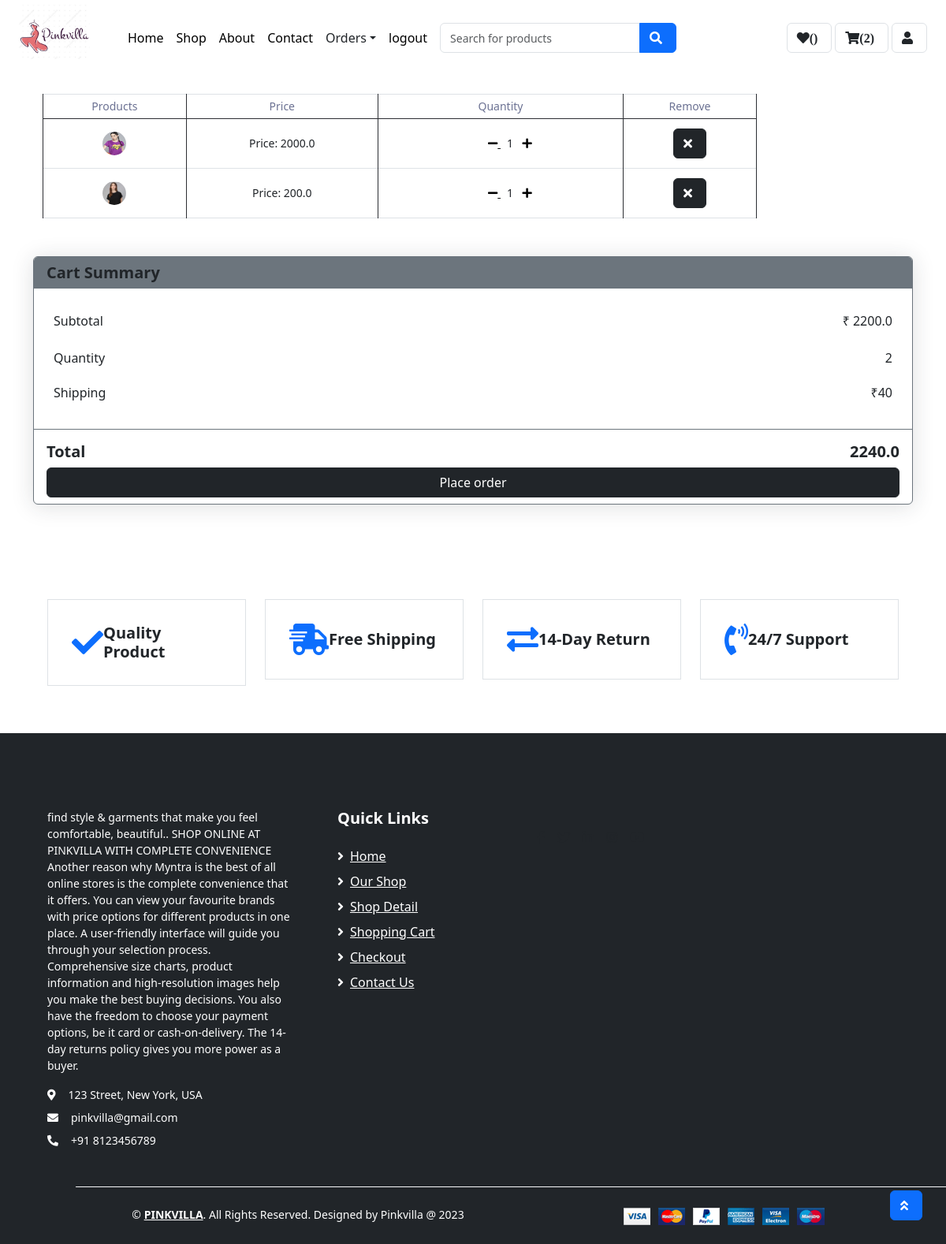
The page /show-cart (signed in) on the database as committed earlier.
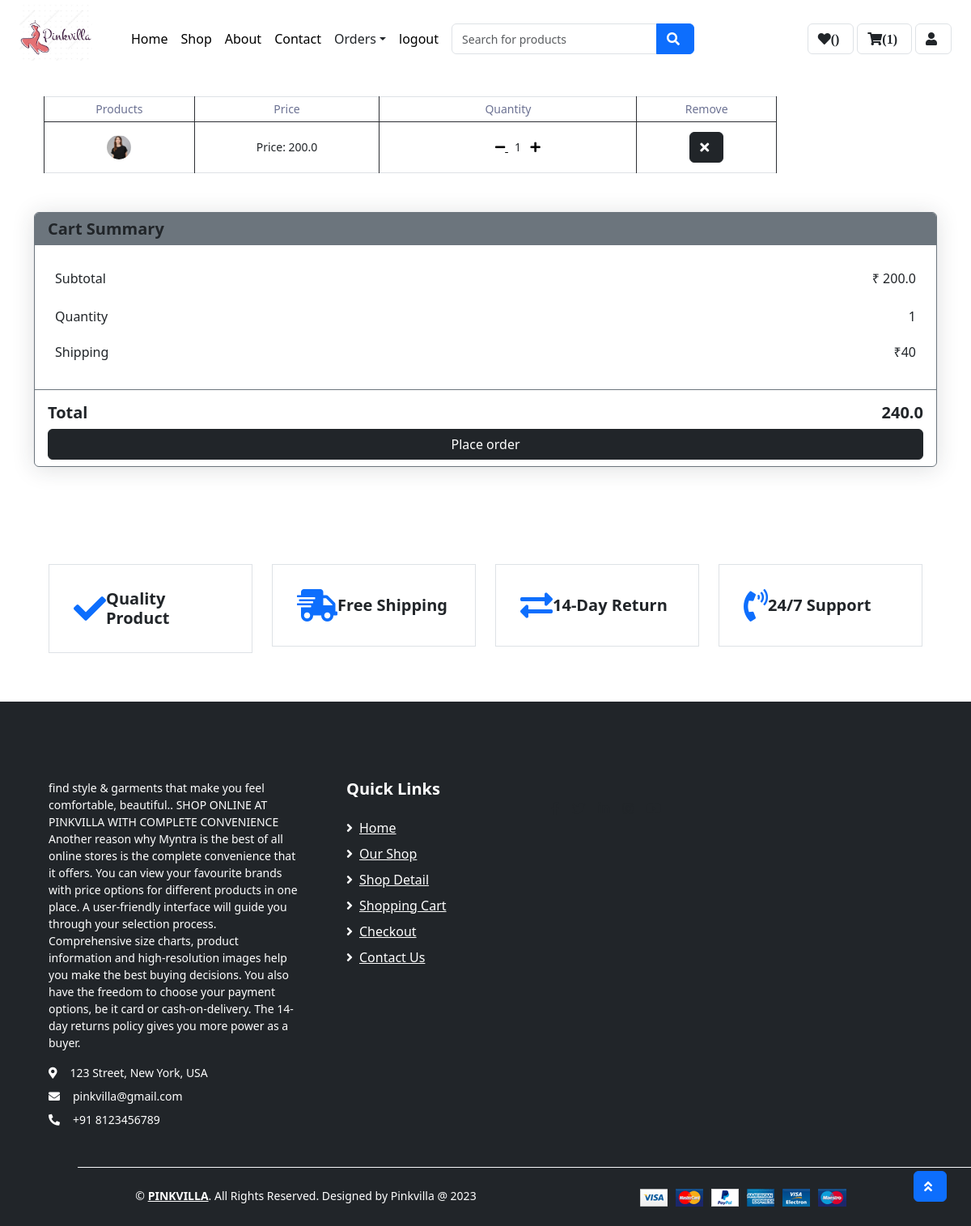
The same page on the database as committed later.
### app1/models.py (models this page shows, shortened)
class Cart(models.Model):
    username = models.ForeignKey(custom_user,on_delete=models.CASCADE)
    variant = models.ForeignKey(Variant,on_delete=models.CASCADE)
    coupon = models.ForeignKey(Coupon, on_delete=models.SET_NULL,null=True,blank= True)
    discount_price= models.DecimalField(max_digits=10,decimal_places=2,default=0)
    quantity = models.PositiveIntegerField(default=1)

class Variant(models.Model):
    id = models.AutoField(primary_key=True)
    variant = models.CharField(max_length=100,blank= True,null= True)
    Product = models.ForeignKey(Product,on_delete=models.CASCADE)
    Color = models.ForeignKey(Color,on_delete=models.CASCADE)
    Size = models.ForeignKey(Size,on_delete=models.CASCADE)
    quantity = models.IntegerField(default=1)
    price = models.FloatField(default=0)
    image1 = models.ImageField(blank=True, upload_to='images/')
    image2 = models.ImageField(blank=True, upload_to='images/')
    image3 = models.ImageField(blank=True, upload_to='images/')
    image4 = models.ImageField(blank=True, upload_to='images/')

### app1/views.py (the view)
# urls.py: path('show-cart', views.show_cart, name='show-cart'),
def show_cart(request):
  username=custom_user.objects.get(username=request.session["username"])
  cart = Cart.objects.filter(username = username)
  cart_count = Cart.objects.filter(username = username).count()
  amount = 0
  quantityobj=0
  for i in cart:
      value = i.quantity * i.variant.price
      amount = amount + value
      total = amount +40
      quantityobj +=i.quantity
  return render (request,'addtocart.html',{'cart': cart,'total':total,'amount':amount,
                                           'quantityobj':quantityobj,"cart_count":cart_count})

### app1/templates/addtocart.html (shortened to what this page needs)
{% extends 'product_detail.html' %}
{% load static %}
{% block main-content %}
<div class="container mr-8 mt-4">
    <div class="col-lg-10  mb-5">
        <table class="table table-bordered text-center mb-2" >
            <thead class="bg-secondary text-dark">
                <tr>
                    <th>Products</th>
                    <th>Price</th>
                    <th>Quantity</th>
                    <th>Remove</th>
                </tr>
            </thead>
            <tbody class="align-middle">
                {% for item in cart %}
                <tr>
                    <td class="align-middle">
                        <img src="{{ item.variant.image1.url }}" alt="" class="img-fluid">
                    </td>
                    <td class="align-middle">
                        <p class="card-text">Price: {{ item.variant.price }}</p>
                    </td>
                    <td class="align-middle">
                            <div class="p-3 ml-4 align-middle">
                                <a href="{% url 'cart_dec' item.id %}" class="mr-2" style="color: black;">
                                    <i class="fa fa-minus"></i>
                                </a>
                            {{item.quantity}}
                                <a href="{% url 'cart_inc' item.id %}" class="ml-2" style="color: black;">
                                    <i class="fa fa-plus"></i>
                                </a>
                            </div>
                    </td>
                    <td class="align-middle">
                        <a href="{% url 'cart_remove' item.id %}" class="btn btn-dark" onclick="return confirm('Do you want to remove this product from the cart?');">
                            <i class="fa fa-times"></i>
                        </a>
                    </td>
                </tr>
                {% endfor %}
            </tbody>
        </table>
    </div>
</div>
    <div class="container pt-0 sm-0">
    <div class="card border-secondary col- sm-2">
         <div class="card-header bg-secondary border-0">
            <h5 class="font-weight-semi-bold m-0">Cart Summary</h5>
         </div>
        <div class="card-body">
            <div class="d-flex justify-content-between mb-3 pt-1">
                <h6 class="font-weight-medium">Subtotal</h6>
                <h6 class="font-weight-medium">₹ {{amount}}</h6>
            </div>
            <div class="d-flex justify-content-between mb-3 pt-1">
                <h6 class="font-weight-medium">Quantity</h6>
                <h6 class="font-weight-medium">{{quantityobj}}</h6>
            </div>
            <div class="d-flex justify-content-between">
                <h6 class="font-weight-medium">Shipping</h6>
                <h6 class="font-weight-medium">₹40</h6>
            </div>
        </div>
        <div class="card-footer border-secondary bg-transparent">
            <div class="d-flex justify-content-between mt-2">
                <h5 class="font-weight-bold">Total</h5>
                <h5 class="font-weight-bold">{{total}}</h5>
            </div>
            <div class="d-grid">
                <a href="{% url 'checkout' %}" class="btn btn-dark">Place order</a>
            </div>
        </div>
    </div>
</div>
{% endblock main-content %}

### app1/templates/product_detail.html (shortened to what this page needs)
{% extends 'user_product.html' %}
{% load static %}

### app1/templates/user_product.html (shortened to what this page needs)
{% extends 'user_home.html' %}
{% load static %}

### app1/templates/user_home.html (shortened to what this page needs)
<!DOCTYPE html>
<html lang="en">
  {% load static %}
<head>
    <link href="https://cdnjs.cloudflare.com/ajax/libs/font-awesome/5.10.0/css/all.min.css" rel="stylesheet">
    <link href="lib/owlcarousel/assets/owl.carousel.min.css" rel="stylesheet">
    <link href="/static/app/css/style.min.css" rel="stylesheet">
    <link href="{% static 'app/css/style.css' %}" rel="stylesheet">
    <link href="https://cdn.jsdelivr.net/npm/bootstrap@5.3.0/dist/css/bootstrap.min.css" rel="stylesheet">
</head>
<body>
    <div class="row align-items-center py-1 px-xl-4">
        <div class="d-flex align-items-center">
            <div class="mr-5 d-none d-lg-block">
                <a href="" class="text-decoration-none">
                    <h1 class="mb-3 display-5 font-weight-semi-bold">
                             <img src="{% static "app/img/product/logo2.jpg" %}" alt="Logo" class="img-fluid"  style="width: 90px; height: auto; ">
                    </h1>
                </a>
            </div>
            <div class="mr-3">
                <a href="{% url 'userhome' %}" style="text-decoration: none;">
                    <button type="button" style="border: none; background: none; padding: 0; cursor: pointer;">Home</button>
                </a>
            </div>
            <div class="mr-3">
                <a href="{% url 'shop' %}" style="text-decoration: none;">
                    <button type="button" style="border: none; background: none; padding: 0; cursor: pointer;">Shop</button>
                </a>
            </div>
            <div class="mr-3">
                <a href="{% url 'about' %}" style="text-decoration: none;">
                    <button type="button" style="border: none; background: none; padding: 0; cursor: pointer;">About</button>
                </a>
            </div>
            <div class="mr-3">
                <a href="{% url 'contact' %}" style="text-decoration: none;">
                    <button type="button" style="border: none; background: none; padding: 0; cursor: pointer;">Contact</button>
                </a>
            </div>
            <div class="nav-item dropdown mr-3">
                <a href="#" class="nav-link dropdown-toggle" data-toggle="dropdown">Orders</a>
            </div>
            <div class="mr-3">
                <a href="{% url 'logout' %}" style="text-decoration: none;">
                    <button type="button" style="border: none; background: none; padding: 0; cursor: pointer;">logout</button>
                </a>
            </div>
                    <form action="{% url 'search_products' %}" method="GET" class="flex-grow-1">
                        <div class="input-group" style="width: 300px;">
                            <input type="text" class="form-control" name="q" placeholder="Search for products">
                            <div class="input-group-append">
                                <button type="submit" class="btn btn-primary">
                                    <i class="fa fa-search"></i>
                                </button>
                            </div>
                        </div>
                    </form>
                <a href="{% url 'wishlist' %}" class="btn border ml-3">
                    <i class="fas fa-heart">({{ wishlist_count }})</i>
                </a>
                <a href="{% url 'show-cart' %}" class="btn border ml-1">
                    <i class="fas fa-shopping-cart">({{ cart_count }})</i>
                </a>
                <a href="{% url 'user_profile' %}" class="btn border ml-1">
                    <i class="fa fa-user" aria-hidden="true"></i>
                </a>
            </div>
        </div>
   {% block main-content%}{% endblock main-content%}
    <br>
    <br>
    <br>
     <div class="container-fluid pt-5">
        <div class="row px-xl-5 pb-3">
            <div class="col-lg-3 col-md-6 col-sm-12 pb-1">
                <div class="d-flex align-items-center border mb-4" style="padding: 30px;">
                    <h1 class="fa fa-check text-primary m-0 mr-3"></h1>
                    <h5 class="font-weight-semi-bold m-0">Quality Product</h5>
                </div>
            </div>
            <div class="col-lg-3 col-md-6 col-sm-12 pb-1">
                <div class="d-flex align-items-center border mb-4" style="padding: 30px;">
                    <h1 class="fa fa-shipping-fast text-primary m-0 mr-2"></h1>
                    <h5 class="font-weight-semi-bold m-0">Free Shipping</h5>
                </div>
            </div>
            <div class="col-lg-3 col-md-6 col-sm-12 pb-1">
                <div class="d-flex align-items-center border mb-4" style="padding: 30px;">
                    <h1 class="fas fa-exchange-alt text-primary m-0 mr-3"></h1>
                    <h5 class="font-weight-semi-bold m-0">14-Day Return</h5>
                </div>
            </div>
            <div class="col-lg-3 col-md-6 col-sm-12 pb-1">
                <div class="d-flex align-items-center border mb-4" style="padding: 30px;">
                    <h1 class="fa fa-phone-volume text-primary m-0 mr-3"></h1>
                    <h5 class="font-weight-semi-bold m-0">24/7 Support</h5>
                </div>
            </div>
        </div>
    </div>
    <div class="container-fluid bg-dark text-white mt-3 pt-5">
        <div class="row px-xl-5 pt-5">
            <div class="col-lg-4 col-md-12 mb-5 pr-3 pr-xl-5">
                <p>find style & garments that make you feel comfortable, beautiful..
                    SHOP ONLINE AT PINKVILLA WITH COMPLETE CONVENIENCE
Another reason why Myntra is the best of all online stores is the complete convenience that it offers.
 You can view your favourite brands with price options for different products in one place.
 A user-friendly interface will guide you through your selection process. Comprehensive size charts,
  product information and high-resolution images help you make the best buying decisions.
   You also have the freedom to choose your payment options, be it card or cash-on-delivery.
    The 14-day returns policy gives you more power as a buyer.
                </p>
                <p class="mb-2"><i class="fa fa-map-marker-alt text-white mr-3"></i>123 Street, New York, USA</p>
                <p class="mb-2"><i class="fa fa-envelope text-white mr-3"></i>pinkvilla@gmail.com</p>
                <p class="mb-0"><i class="fa fa-phone-alt text-white mr-3"></i>+91 8123456789</p>
            </div>
            <div class="col-lg-8 col-md-12">
                <div class="row">
                    <div class="col-md-4 mb-5">
                        <h5 class="font-weight-bold text-white mb-4">Quick Links</h5>
                        <div class="d-flex flex-column justify-content-start">
                            <a class="text-white mb-2" href="index.html"><i class="fa fa-angle-right mr-2"></i>Home</a>
                            <a class="text-white mb-2" href="shop.html"><i class="fa fa-angle-right mr-2"></i>Our Shop</a>
                            <a class="text-white mb-2" href="detail.html"><i class="fa fa-angle-right mr-2"></i>Shop Detail</a>
                            <a class="text-white mb-2" href="cart.html"><i class="fa fa-angle-right mr-2"></i>Shopping Cart</a>
                            <a class="text-white mb-2" href="checkout.html"><i class="fa fa-angle-right mr-2"></i>Checkout</a>
                            <a class="text-white" href="contact.html"><i class="fa fa-angle-right mr-2"></i>Contact Us</a>
                        </div>
                    </div>
                     <div class="col-md-4 mb-5">
                        <div class="d-flex flex-column justify-content-start">
                            <div class="d-inline-flex align-items-center">
                                <a class="text-dark px-2" href="">
                                    <i class="fab fa-facebook-f"></i>
                                </a>
                                <a class="text-dark px-2" href="">
                                    <i class="fab fa-twitter"></i>
                                </a>
                                <a class="text-dark px-2" href="">
                                    <i class="fab fa-linkedin-in"></i>
                                </a>
                                <a class="text-dark px-2" href="">
                                    <i class="fab fa-instagram"></i>
                                </a>
                                <a class="text-dark pl-2" href="">
                                    <i class="fab fa-youtube"></i>
                                </a>
                        </div>
                    </div>
                </div>
            </div>
        </div>
        <div class="row border-top border-light mx-xl-5 py-4">
            <div class="col-md-6 px-xl-0">
                <p class="mb-md-0 text-center text-md-left text-white">
                    &copy; <a class="text-white font-weight-semi-bold" href="#">PINKVILLA</a>. All Rights Reserved. Designed
                    by Pinkvilla @ 2023
                </p>
            </div>
            <div class="col-md-6 px-xl-0 text-center text-md-right">
                <img class="img-fluid" src="img/payments.png" alt="">
            </div>
        </div>
    </div>
    <a href="#" class="btn btn-primary back-to-top"><i class="fa fa-angle-double-up"></i></a>
</body>
</html>

Rows that differ between the two databases and show on the page:
removed Cart: variant.image1 (picture), variant.price "2000.0", quantity "1"
Other text that changed with them:
{{ cart_count }}: "2" → "1"
{{ amount }}: "2200.0" → "200.0"
{{ quantityobj }}: "2" → "1"
{{ total }}: "2240.0" → "240.0"
